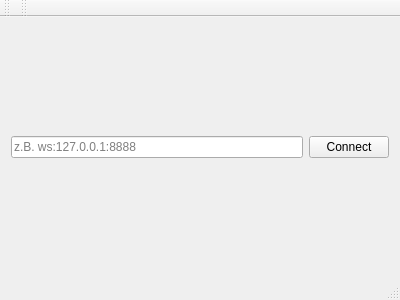
<?xml version="1.0" encoding="UTF-8"?>
<ui version="4.0">
 <class>MainWindow</class>
 <widget class="QMainWindow" name="MainWindow">
  <property name="geometry">
   <rect>
    <x>0</x>
    <y>0</y>
    <width>400</width>
    <height>300</height>
   </rect>
  </property>
  <property name="windowTitle">
   <string>ScreenScanner</string>
  </property>
  <widget class="QWidget" name="centralWidget">
   <layout class="QVBoxLayout" name="verticalLayout_2">
    <item>
     <layout class="QHBoxLayout" name="horizontalLayout">
      <item>
       <widget class="QLineEdit" name="addressEdit">
        <property name="toolTip">
         <string/>
        </property>
        <property name="placeholderText">
         <string>z.B. ws:127.0.0.1:8888</string>
        </property>
       </widget>
      </item>
      <item>
       <widget class="QPushButton" name="connectBtn">
        <property name="text">
         <string>Connect</string>
        </property>
       </widget>
      </item>
     </layout>
    </item>
   </layout>
  </widget>
  <widget class="QMenuBar" name="menuBar">
   <property name="geometry">
    <rect>
     <x>0</x>
     <y>0</y>
     <width>400</width>
     <height>21</height>
    </rect>
   </property>
  </widget>
  <widget class="QToolBar" name="mainToolBar">
   <attribute name="toolBarArea">
    <enum>TopToolBarArea</enum>
   </attribute>
   <attribute name="toolBarBreak">
    <bool>false</bool>
   </attribute>
  </widget>
  <widget class="QStatusBar" name="statusBar"/>
  <widget class="QToolBar" name="toolBar">
   <property name="windowTitle">
    <string>toolBar</string>
   </property>
   <attribute name="toolBarArea">
    <enum>TopToolBarArea</enum>
   </attribute>
   <attribute name="toolBarBreak">
    <bool>false</bool>
   </attribute>
  </widget>
 </widget>
 <layoutdefault spacing="6" margin="11"/>
 <resources/>
 <connections/>
</ui>
